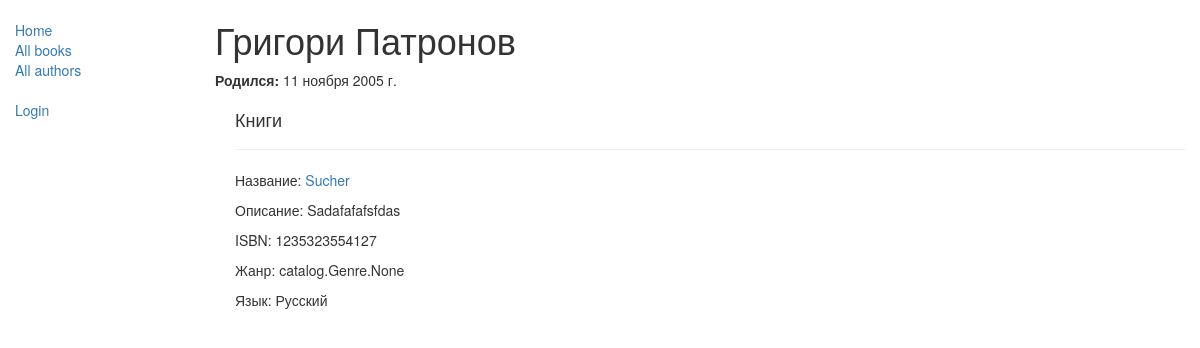
The app's page /catalog/author/1 with its own data.
### catalog/models.py (models this page shows, shortened)
class Author(models.Model):
    first_name = models.CharField(max_length=100)
    last_name = models.CharField(max_length=100)
    date_of_birth = models.DateField(null=True, blank=True)
    date_of_death = models.DateField('died', null=True, blank=True)
    class Meta:
        permissions = (("can_add_author", "Can add an author"),("can_delete_author", "Can delete an author"),("can_update_author", "Can change an author"),)

class Book(models.Model):
    title = models.CharField(verbose_name='title', max_length=200)
    author = models.ForeignKey('Author', on_delete=models.SET_NULL, null=True)
    summary = models.TextField(max_length=1000, help_text="Введите краткое описание книги")
    ISBN = models.CharField('ISBN', max_length=13, help_text='13 символьное <a href="https://www.isbn-international.org/content/what-isbn">ISBN число</a>')
    genre = models.ManyToManyField(Genre, help_text="Выберете жанр книги")
    language = models.ForeignKey('Language', on_delete=models.SET_NULL, null=True)
    def get_absolute_url(self):
        return reverse('book-detail', args=[str(self.id)])
    def display_genre(self):
        return ', '.join([ genre.name for genre in self.genre.all()[:3] ])
    display_genre.short_description = 'Genre'
    class Meta:
        permissions = (("can_add_book", "Can add a book"),("can_delete_book", "Can delete a book"),("can_update_book", "Can change a book"),)

class Language(models.Model):
    name = models.CharField(max_length=200, help_text="Введите язык")
    def __str__(self):
        return self.name

### catalog/views.py (the view)
# urls.py: re_path(r'^author/(?P<pk>\d+)$', views.AuthorDetailView.as_view(), name='author-detail'),
class AuthorDetailView(generic.DetailView):
    model = Author

### catalog/templates/catalog/author_detail.html (shortened to what this page needs)
{% extends "layout/base_generic.html" %}
{% block content %}
  <h1>{{ author.first_name }} {{ author.last_name }}</h1>
  <p><strong>Родился:</strong> {{ author.date_of_birth }}</p>
  <div style="margin-left:20px;margin-top:20px">
    <h4>Книги</h4>
    {% for book in author.book_set.all %}
    <hr>
    <p>Название: <a href="{{ book.get_absolute_url }}">{{book.title}}</a></p>
    <p>Описание: {{book.summary}}</p>
    <p>ISBN: {{book.ISBN}}</p>
    <p>Жанр: {{book.genre}}</p>
    <p>Язык: {{book.language}}</p>
    {% endfor %}
  </div>
{% endblock %}

### records on screen
Author: first_name "Григори", last_name "Патронов", date_of_birth "11 ноября 2005 г."
Book: title "Sucher", summary "Sadafafafsfdas", ISBN "1235323554127", genre "catalog.Genre.None", language "Русский"
